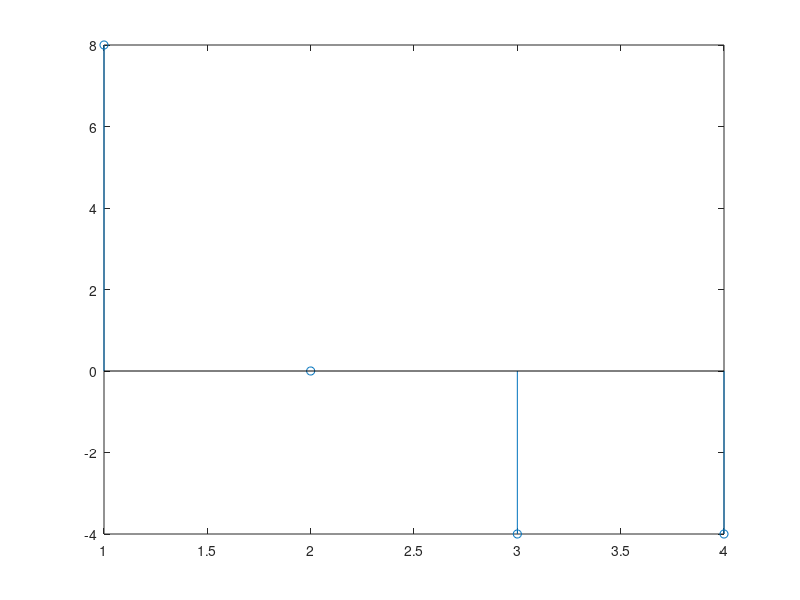

Source code (MATLAB):
% Circular convolution of two signals without using inbuilt function

% Define two input signals
x = [1 2 3 4];
h = [-3 2 1];

% Determine the length of the output signal
N = 4;

% Pad the input signals with zeros
x = [x zeros(1,N-length(x))];
h = [h zeros(1,N-length(h))];

% Perform circular convolution using the convolution sum formula
y = zeros(1,N);
for n = 1:N
    for k = 1:N
        j = mod(n-k,N)+1;
        y(n) = y(n) + x(k)*h(j);
    end
end

% Display the input signals and the output signal
stem(y);
